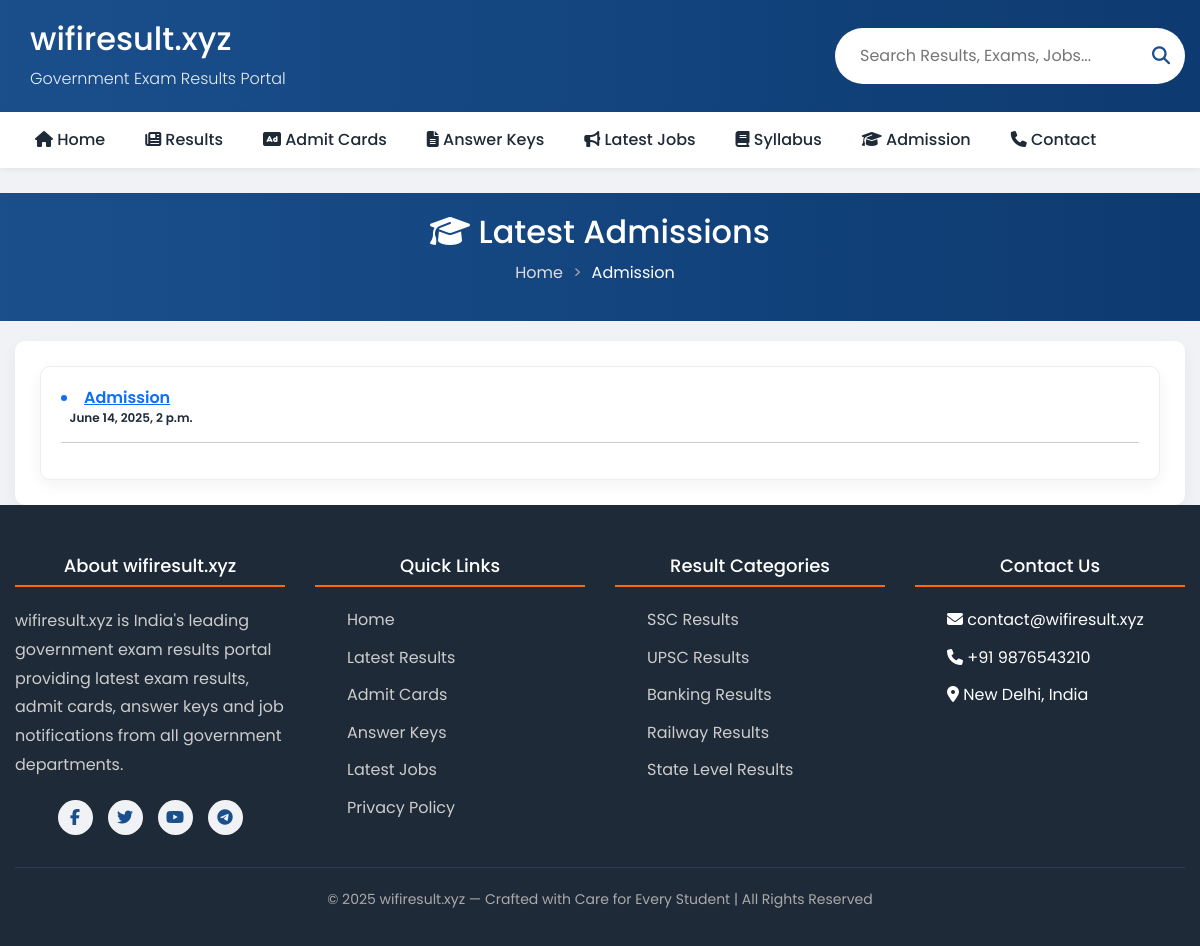
/admission/, run on an earlier commit of the app's database.
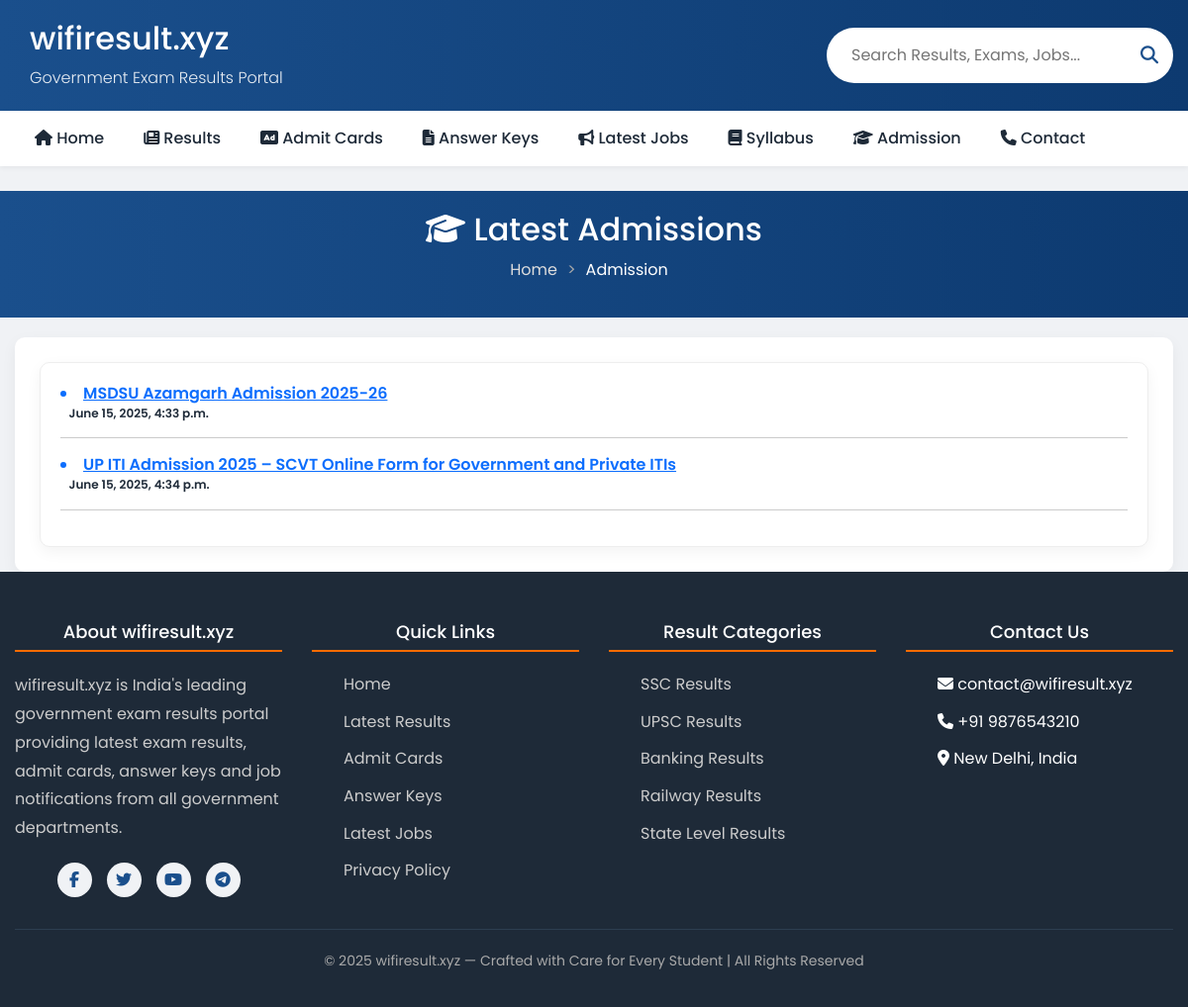
And on a later commit of the database.
### wifiapp1/models.py (models this page shows, shortened)
class Admission(models.Model):
    title = models.CharField(max_length=400, blank=True, null=True)
    description = models.TextField(max_length=300, blank=True, null=True)
    keywords = models.TextField(max_length=300,blank=True, null=True)
    image = models.ImageField(upload_to='og_images/', blank=True, null=True, help_text="Open Graph image for social sharing")
    image_alt = models.CharField(max_length=255,blank=True,null=True,help_text="Alternate text for OG Image (used in og:image:alt)")
    updated_at = models.DateTimeField(auto_now=True)  # automatic on update
    post_date = models.CharField(max_length=100,blank=True, null=True)
    vacancy_info = RichTextField(blank=True, null=True)
    online_application_date= models.CharField(max_length=400,blank=True, null=True)
    online_last_date = models.CharField(max_length=100,blank=True, null=True)
    receipt_of_application = models.CharField(max_length=100,blank=True, null=True)
    last_date_fee = models.CharField(max_length=100,blank=True, null=True)
    correction_date = models.CharField(max_length=100,blank=True, null=True)
    Merit_list_released = models.CharField(max_length=100, blank=True, null=True)
    Counseling = models.CharField(max_length=100, blank=True, null=True)
    exam_date = models.CharField(max_length=100,blank=True, null=True)
    exam_date1 = models.CharField(max_length=100,blank=True, null=True)
    exam_date2 = models.CharField(max_length=100,blank=True, null=True)
    exam_date3 = models.CharField(max_length=100,blank=True, null=True)
    admit_card_available = models.CharField(max_length=100,blank=True, null=True)
    answerkey_available_date = models.CharField(max_length=100,blank=True, null=True)
    result_available = models.CharField(max_length=100,blank=True, null=True)
    final_result_available = models.CharField(max_length=100,blank=True, null=True)
    applecation_fee= RichTextField(blank=True, null=True)
    admission_details = RichTextField(blank=True, null=True)
    eligibility_criteria=RichTextField(blank=True, null=True)
    selection_process= RichTextField(blank=True, null=True)
    important_information= RichTextField(blank=True, null=True)
    how_to_apply= RichTextField(blank=True, null=True)
    apply_online_link=models.URLField(blank=True, null=True)
    admitcard_link=models.URLField(blank=True, null=True)
    answerkeyI_link=models.URLField(blank=True, null=True)
    answerkeyII_link=models.URLField(blank=True, null=True)
    download_course_list_link=models.URLField(blank=True, null=True)
    result_link=models.URLField(blank=True, null=True)
    resultI_link=models.URLField(blank=True, null=True)
    resultII_link=models.URLField(blank=True, null=True)
    result_final_link=models.URLField(blank=True, null=True)
    notification_link=models.URLField(blank=True, null=True)
    officialwebsite_link=models.URLField(blank=True, null=True)
    slug=models.SlugField(unique=True, blank=True)
    active = models.BooleanField(default=True)
    status = models.CharField(max_length=100, choices=STATUS_CHOICES, default='draft')

### wifiapp1/views.py (the view)
# urls.py: path('admission/', views.admission, name='admissions'),
def admission(request):
    admissions=Admission.objects.all()
    return render(request, 'mainfile/admission.html',{'admissions':admissions})

### templates/mainfile/admission.html (shortened to what this page needs)
{% extends "basefile/base.html" %}
{% load static %}
{% block seo %}
    <link rel="stylesheet" href="https://cdnjs.cloudflare.com/ajax/libs/font-awesome/6.4.0/css/all.min.css">
    <link rel="stylesheet" href="{% static 'css/base.css' %}">
{% endblock seo %}
{% block body %}
    <section class="page-header">
        <div class="container">
            <h1 style="font-size:2rem;"><i class="fas fa-graduation-cap"></i>  Latest Admissions</h1>
            <ul class="breadcrumb">
                <li><a href="/">Home</a></li>
                <li>Admission</li>
            </ul>
        </div>
    </section>
    <main class="container">
        <div class="results-layout">
            <section class="results-section">
                    <div class="result-card">
                        <div class="result-content">
                             {% for  admission in  admissions reversed %}
                            <h3 class="result-title"> <a href="{{ admission.slug}}" target="_blank"> <li class="fs-6">  {{  admission.title }}</li>
                             </a>   &nbsp;&nbsp;  <span class="result-date">{{ admission.updated_at}}</span></h3><hr>
{% endfor %}
                        </div>
            </section>
        </div>
    </main>
{% endblock body %}

### templates/basefile/base.html (shortened to what this page needs)
{% load static %}
<!DOCTYPE html>
<html lang="en">
<head>
  {% block seo %}{% endblock seo %}
<link href="https://cdn.jsdelivr.net/npm/remixicon@4.2.0/fonts/remixicon.css"
   rel="stylesheet"/>
<link rel="stylesheet" href="https://cdnjs.cloudflare.com/ajax/libs/font-awesome/6.5.1/css/all.min.css" />
   <link href="https://cdn.jsdelivr.net/npm/bootstrap@5.3.3/dist/css/bootstrap.min.css" rel="stylesheet">
</head>
<body>
    <header class="main-header">
        <div class="container header-content">
            <div class="logo">
                <div class="logo-text">
                   <a href="{% url 'index' %}" class="text-white text-decoration-none">  <h2>wifiresult.xyz</h2></a>
                    <span>Government Exam Results Portal</span>
                </div>
            </div>
                 <form action="/search/" method="get">
                <div class="search-box">
<input type="text" placeholder="Search Results, Exams, Jobs..." name="q" value="{{ query }}" >
                  <button><i class="fas fa-search"></i></button>
   </div>  </form>
        </div>
    </header>
    <nav class="main-nav">
        <div class="container">
            <div class="nav-container">
               <a href="{% url 'index' %}"   class="nav-item {% if request.path == '/' %}active{% endif %}"><i class="fas fa-home"></i> Home</a>
                <a href="{% url 'results' %}"  class="nav-item {% if request.path == '/results/' %}active{% endif %}"><i class="fas fa-newspaper"></i>
 Results</a>
                <a href="{% url 'admitcards' %}"  class="nav-item {% if request.path == '/admitcards/' %}active{% endif %}"><i class="fas fa-ad"></i> Admit Cards</a>
              <a href="{% url 'answerkeys' %}"  class="nav-item {% if request.path == '/answerkeys/' %}active{% endif %}"><i class="fas fa-file-alt"></i> Answer Keys</a>
<a href="{% url 'jobs' %}"  class="nav-item {% if request.path == '/jobs/' %}active{% endif %}"><i class="fas fa-bullhorn"></i> Latest Jobs</a>
<a href="{% url 'syllabus' %}"   class="nav-item {% if request.path == '/syllabus/' %}active{% endif %}"><i class="fas fa-book"></i> Syllabus</a>
<a href="{% url 'admissions' %}"   class="nav-item {% if request.path == '/admissions/' %}active{% endif %}"><i class="fas fa-graduation-cap"></i> Admission</a>
<a href="{% url 'contact' %}"   class="nav-item {% if request.path == '/contact/' %}active{% endif %}"><i class="fas fa-phone"></i> Contact</a>
            </div>
        </div>
    </nav>
<br>
{% block body %}
{% endblock body %}
    <footer class="footer">
        <div class="container">
            <div class="footer-grid">
                <div class="footer-column">
                    <h3>About wifiresult.xyz</h3>
                    <p>wifiresult.xyz is India's leading government exam results portal providing latest exam results, admit cards, answer keys and job notifications from all government departments.</p>
                    <div class="social-links">
                        <a href="{% url 'index' %}"><i class="fab fa-facebook-f"></i></a>
                        <a href="{% url 'index' %}"><i class="fab fa-twitter"></i></a>
                        <a href="{% url 'index' %}"><i class="fab fa-youtube"></i></a>
                        <a href="{% url 'index' %}"><i class="fab fa-telegram"></i></a>
                    </div>
                </div>
                <div class="footer-column">
                    <h3>Quick Links</h3>
                    <ul>
                        <li><a href="{% url 'index' %}">Home</a></li>
                        <li><a href="{% url 'results' %}">Latest Results</a></li>
                        <li><a href="{% url 'admitcards' %}">Admit Cards</a></li>
                        <li><a href="{% url 'answerkeys' %}">Answer Keys</a></li>
                        <li><a href="{% url 'jobs' %}">Latest Jobs</a></li>
                        <li><a href="{% url 'privacy' %}">Privacy Policy</a></li>
                    </ul>
                </div>
                <div class="footer-column">
                    <h3>Result Categories</h3>
                    <ul>
                        <li><a href="{% url 'index' %}">SSC Results</a></li>
                        <li><a href="{% url 'index' %}">UPSC Results</a></li>
                        <li><a href="{% url 'index' %}">Banking Results</a></li>
                        <li><a href="{% url 'index' %}">Railway Results</a></li>
                        <li><a href="{% url 'index' %}">State Level Results</a></li>
                    </ul>
                </div>
                <div class="footer-column">
                    <h3>Contact Us</h3>
                    <ul>
                        <li><i class="fas fa-envelope"></i> contact@wifiresult.xyz</li>
                        <li><i class="fas fa-phone"></i> +91 9876543210</li>
                        <li><i class="fas fa-map-marker-alt"></i> New Delhi, India</li>
                    </ul>
                </div>
            </div>
            <div class="footer-bottom">
                <p> © 2025 wifiresult.xyz — Crafted with Care for Every Student | All Rights Reserved</p>
            </div>
        </div>
    </footer>
</body>
</html>

### static/css/base.css (style rules this page uses)
:root { --primary: #1a4f8c; --secondary: #ff6b00; --accent: #00a651; --light: #f5f8fa; --dark: #1e2a38; --danger: #e74c3c; --success: #2ecc71; --warning: #f39c12; }
* { margin: 0; padding: 0; box-sizing: border-box; font-family: 'Poppins', sans-serif; }
body { background-color: #f0f2f5; color: #333; line-height: 1.6; }
.container { width: 100%; max-width: 1200px; margin: 0 auto; padding: 0 15px; }
.main-header { background: linear-gradient(to right, var(--primary), #0d3a70); padding: 20px 0; box-shadow: 0 2px 10px rgba(0,0,0,0.1); }
.header-content { display: flex; align-items: center; justify-content: space-between; }
.logo { display: flex; align-items: center; }
.logo-text { color: white; }
.logo-text span { font-size: 16px; opacity: 0.9; font-weight: 300; }
.search-box { background: white; border-radius: 50px; padding: 5px 15px; width: 350px; display: flex; align-items: center; }
.search-box input { border: none; outline: none; padding: 10px; width: 100%; font-size: 16px; }
.search-box button { background: none; border: none; color: var(--primary); font-size: 18px; cursor: pointer; }
.main-nav { background: white; box-shadow: 0 2px 5px rgba(0,0,0,0.05); }
.nav-container { display: flex; flex-wrap: wrap; }
.nav-item { padding: 15px 20px; font-weight: 500; color: var(--dark); text-decoration: none; position: relative; transition: all 0.3s; }
.footer { background: var(--dark); color: white; padding: 50px 0 20px; }
.footer-grid { display: grid; grid-template-columns: repeat(auto-fit, minmax(250px, 1fr)); gap: 30px; margin-bottom: 30px; }
.footer-column h3 { font-size: 18px; margin-bottom: 20px; position: relative; padding-bottom: 10px; display: flex; justify-content: center; }
.footer-column h3::after { content: ''; position: absolute; bottom: 0; left: 0; width: 100%; height: 2px; background: var(--secondary); }
.footer-column ul { list-style: none; }
.footer-column li { margin-bottom: 12px; }
.footer-column a { color: #ccc; text-decoration: none; transition: all 0.3s; }
.footer-column p { color: #ccc; margin-bottom: 20px; line-height: 1.8; }
.footer-bottom { text-align: center; padding-top: 20px; border-top: 1px solid #2d3e50; color: #aaa; font-size: 14px; }

What changed in the data, as far as the page shows it:
removed Admission: title "Admission", updated_at "June 14, 2025, 2 p.m."
added Admission: title "MSDSU Azamgarh Admission 2025-26", updated_at "June 15, 2025, 4:33 p.m."
added Admission: title "UP ITI Admission 2025 – SCVT Online Form for Government and Private ITIs", updated_at "June 15, 2025, 4:34 p.m."
